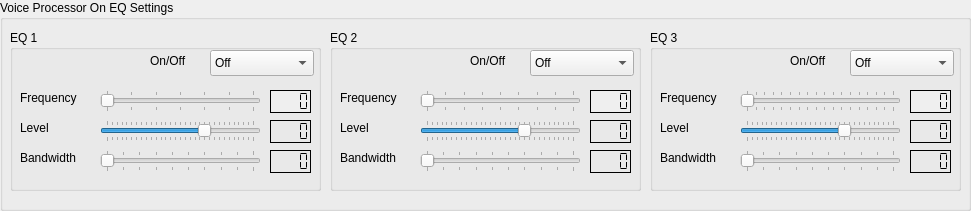
   <widget class="QGroupBox" name="ProcOffFrame_2">
    <property name="geometry">
     <rect>
      <x>10</x>
      <y>230</y>
      <width>971</width>
      <height>211</height>
     </rect>
    </property>
    <property name="title">
     <string>Voice Processor On EQ Settings</string>
    </property>
    <widget class="QGroupBox" name="ProcOffEQ1Frame_4">
     <property name="geometry">
      <rect>
       <x>10</x>
       <y>30</y>
       <width>311</width>
       <height>161</height>
      </rect>
     </property>
     <property name="styleSheet">
      <string notr="true"/>
     </property>
     <property name="title">
      <string>EQ 1</string>
     </property>
     <widget class="QLabel" name="offeq1FreqLabel_4">
      <property name="geometry">
       <rect>
        <x>10</x>
        <y>60</y>
        <width>71</width>
        <height>16</height>
       </rect>
      </property>
      <property name="text">
       <string>Frequency</string>
      </property>
     </widget>
     <widget class="QSlider" name="poneq1Freq">
      <property name="geometry">
       <rect>
        <x>90</x>
        <y>60</y>
        <width>161</width>
        <height>22</height>
       </rect>
      </property>
      <property name="minimum">
       <number>1</number>
      </property>
      <property name="maximum">
       <number>7</number>
      </property>
      <property name="pageStep">
       <number>1</number>
      </property>
      <property name="orientation">
       <enum>Qt::Horizontal</enum>
      </property>
      <property name="tickPosition">
       <enum>QSlider::TicksBothSides</enum>
      </property>
      <property name="tickInterval">
       <number>1</number>
      </property>
     </widget>
     <widget class="QLCDNumber" name="poneq1FreqLcd">
      <property name="geometry">
       <rect>
        <x>260</x>
        <y>60</y>
        <width>41</width>
        <height>23</height>
       </rect>
      </property>
      <property name="autoFillBackground">
       <bool>true</bool>
      </property>
      <property name="styleSheet">
       <string notr="true">QLCDNumber{color:rgb(0, 0, 0)}</string>
      </property>
      <property name="frameShadow">
       <enum>QFrame::Plain</enum>
      </property>
      <property name="digitCount">
       <number>4</number>
      </property>
      <property name="segmentStyle">
       <enum>QLCDNumber::Flat</enum>
      </property>
     </widget>
     <widget class="QLabel" name="offeq1LvlLabel_4">
      <property name="geometry">
       <rect>
        <x>10</x>
        <y>90</y>
        <width>71</width>
        <height>16</height>
       </rect>
      </property>
      <property name="text">
       <string>Level</string>
      </property>
     </widget>
     <widget class="QSlider" name="poneq1Level">
      <property name="geometry">
       <rect>
        <x>90</x>
        <y>90</y>
        <width>161</width>
        <height>22</height>
       </rect>
      </property>
      <property name="minimum">
       <number>-20</number>
      </property>
      <property name="maximum">
       <number>10</number>
      </property>
      <property name="pageStep">
       <number>1</number>
      </property>
      <property name="orientation">
       <enum>Qt::Horizontal</enum>
      </property>
      <property name="tickPosition">
       <enum>QSlider::TicksBothSides</enum>
      </property>
      <property name="tickInterval">
       <number>1</number>
      </property>
     </widget>
     <widget class="QLCDNumber" name="poneq1LevelLcd">
      <property name="geometry">
       <rect>
        <x>260</x>
        <y>90</y>
        <width>41</width>
        <height>23</height>
       </rect>
      </property>
      <property name="frameShadow">
       <enum>QFrame::Plain</enum>
      </property>
      <property name="digitCount">
       <number>4</number>
      </property>
      <property name="segmentStyle">
       <enum>QLCDNumber::Flat</enum>
      </property>
     </widget>
     <widget class="QLabel" name="offeq1BWLabel_4">
      <property name="geometry">
       <rect>
        <x>10</x>
        <y>120</y>
        <width>71</width>
        <height>16</height>
       </rect>
      </property>
      <property name="text">
       <string>Bandwidth</string>
      </property>
     </widget>
     <widget class="QSlider" name="poneq1Bw">
      <property name="geometry">
       <rect>
        <x>90</x>
        <y>120</y>
        <width>161</width>
        <height>22</height>
       </rect>
      </property>
      <property name="minimum">
       <number>1</number>
      </property>
      <property name="maximum">
       <number>10</number>
      </property>
      <property name="pageStep">
       <number>1</number>
      </property>
      <property name="orientation">
       <enum>Qt::Horizontal</enum>
      </property>
      <property name="tickPosition">
       <enum>QSlider::TicksBothSides</enum>
      </property>
      <property name="tickInterval">
       <number>1</number>
      </property>
     </widget>
     <widget class="QLCDNumber" name="poneq1BwLcd">
      <property name="geometry">
       <rect>
        <x>260</x>
        <y>120</y>
        <width>41</width>
        <height>23</height>
       </rect>
      </property>
      <property name="frameShadow">
       <enum>QFrame::Plain</enum>
      </property>
      <property name="digitCount">
       <number>4</number>
      </property>
      <property name="segmentStyle">
       <enum>QLCDNumber::Flat</enum>
      </property>
     </widget>
     <widget class="QComboBox" name="poneq1Control">
      <property name="geometry">
       <rect>
        <x>200</x>
        <y>20</y>
        <width>104</width>
        <height>26</height>
       </rect>
      </property>
      <item>
       <property name="text">
        <string>Off</string>
       </property>
      </item>
      <item>
       <property name="text">
        <string>On</string>
       </property>
      </item>
     </widget>
     <widget class="QLabel" name="label_4">
      <property name="geometry">
       <rect>
        <x>140</x>
        <y>20</y>
        <width>60</width>
        <height>21</height>
       </rect>
      </property>
      <property name="text">
       <string>On/Off</string>
      </property>
     </widget>
    </widget>
    <widget class="QGroupBox" name="ProcOffEQ1Frame_5">
     <property name="geometry">
      <rect>
       <x>330</x>
       <y>30</y>
       <width>311</width>
       <height>161</height>
      </rect>
     </property>
     <property name="styleSheet">
      <string notr="true"/>
     </property>
     <property name="title">
      <string>EQ 2</string>
     </property>
     <widget class="QLabel" name="offeq1FreqLabel_5">
      <property name="geometry">
       <rect>
        <x>10</x>
        <y>60</y>
        <width>71</width>
        <height>16</height>
       </rect>
      </property>
      <property name="text">
       <string>Frequency</string>
      </property>
     </widget>
     <widget class="QSlider" name="poneq2Freq">
      <property name="geometry">
       <rect>
        <x>90</x>
        <y>60</y>
        <width>161</width>
        <height>22</height>
       </rect>
      </property>
      <property name="minimum">
       <number>7</number>
      </property>
      <property name="maximum">
       <number>15</number>
      </property>
      <property name="pageStep">
       <number>1</number>
      </property>
      <property name="orientation">
       <enum>Qt::Horizontal</enum>
      </property>
      <property name="tickPosition">
       <enum>QSlider::TicksBothSides</enum>
      </property>
      <property name="tickInterval">
       <number>1</number>
      </property>
     </widget>
     <widget class="QLCDNumber" name="poneq2FreqLcd">
      <property name="geometry">
       <rect>
        <x>260</x>
        <y>60</y>
        <width>41</width>
        <height>23</height>
       </rect>
      </property>
      <property name="autoFillBackground">
       <bool>true</bool>
      </property>
      <property name="styleSheet">
       <string notr="true">QLCDNumber{color:rgb(0, 0, 0)}</string>
      </property>
      <property name="frameShadow">
       <enum>QFrame::Plain</enum>
      </property>
      <property name="digitCount">
       <number>4</number>
      </property>
      <property name="segmentStyle">
       <enum>QLCDNumber::Flat</enum>
      </property>
     </widget>
     <widget class="QLabel" name="offeq1LvlLabel_5">
      <property name="geometry">
       <rect>
        <x>10</x>
        <y>90</y>
        <width>71</width>
        <height>16</height>
       </rect>
      </property>
      <property name="text">
       <string>Level</string>
      </property>
     </widget>
     <widget class="QSlider" name="poneq2Level">
      <property name="geometry">
       <rect>
        <x>90</x>
        <y>90</y>
        <width>161</width>
        <height>22</height>
       </rect>
      </property>
      <property name="minimum">
       <number>-20</number>
      </property>
      <property name="maximum">
       <number>10</number>
      </property>
      <property name="pageStep">
       <number>1</number>
      </property>
      <property name="orientation">
       <enum>Qt::Horizontal</enum>
      </property>
      <property name="tickPosition">
       <enum>QSlider::TicksBothSides</enum>
      </property>
      <property name="tickInterval">
       <number>1</number>
      </property>
     </widget>
     <widget class="QLCDNumber" name="poneq2LevelLcd">
      <property name="geometry">
       <rect>
        <x>260</x>
        <y>90</y>
        <width>41</width>
        <height>23</height>
       </rect>
      </property>
      <property name="frameShadow">
       <enum>QFrame::Plain</enum>
      </property>
      <property name="digitCount">
       <number>4</number>
      </property>
      <property name="segmentStyle">
       <enum>QLCDNumber::Flat</enum>
      </property>
     </widget>
     <widget class="QLabel" name="offeq1BWLabel_5">
      <property name="geometry">
       <rect>
        <x>10</x>
        <y>120</y>
        <width>71</width>
        <height>16</height>
       </rect>
      </property>
      <property name="text">
       <string>Bandwidth</string>
      </property>
     </widget>
     <widget class="QSlider" name="poneq2Bw">
      <property name="geometry">
       <rect>
        <x>90</x>
        <y>120</y>
        <width>161</width>
        <height>22</height>
       </rect>
      </property>
      <property name="minimum">
       <number>1</number>
      </property>
      <property name="maximum">
       <number>10</number>
      </property>
      <property name="pageStep">
       <number>1</number>
      </property>
      <property name="orientation">
       <enum>Qt::Horizontal</enum>
      </property>
      <property name="tickPosition">
       <enum>QSlider::TicksBothSides</enum>
      </property>
      <property name="tickInterval">
       <number>1</number>
      </property>
     </widget>
     <widget class="QLCDNumber" name="poneq2BwLcd">
      <property name="geometry">
       <rect>
        <x>260</x>
        <y>120</y>
        <width>41</width>
        <height>23</height>
       </rect>
      </property>
      <property name="frameShadow">
       <enum>QFrame::Plain</enum>
      </property>
      <property name="digitCount">
       <number>4</number>
      </property>
      <property name="segmentStyle">
       <enum>QLCDNumber::Flat</enum>
      </property>
     </widget>
     <widget class="QComboBox" name="poneq2Control">
      <property name="geometry">
       <rect>
        <x>200</x>
        <y>20</y>
        <width>104</width>
        <height>26</height>
       </rect>
      </property>
      <item>
       <property name="text">
        <string>Off</string>
       </property>
      </item>
      <item>
       <property name="text">
        <string>On</string>
       </property>
      </item>
     </widget>
     <widget class="QLabel" name="label_5">
      <property name="geometry">
       <rect>
        <x>140</x>
        <y>20</y>
        <width>60</width>
        <height>21</height>
       </rect>
      </property>
      <property name="text">
       <string>On/Off</string>
      </property>
     </widget>
    </widget>
    <widget class="QGroupBox" name="ProcOffEQ1Frame_6">
     <property name="geometry">
      <rect>
       <x>650</x>
       <y>30</y>
       <width>311</width>
       <height>161</height>
      </rect>
     </property>
     <property name="styleSheet">
      <string notr="true"/>
     </property>
     <property name="title">
      <string>EQ 3</string>
     </property>
     <widget class="QLabel" name="offeq1FreqLabel_6">
      <property name="geometry">
       <rect>
        <x>10</x>
        <y>60</y>
        <width>71</width>
        <height>16</height>
       </rect>
      </property>
      <property name="text">
       <string>Frequency</string>
      </property>
     </widget>
     <widget class="QSlider" name="poneq3Freq">
      <property name="geometry">
       <rect>
        <x>90</x>
        <y>60</y>
        <width>161</width>
        <height>22</height>
       </rect>
      </property>
      <property name="minimum">
       <number>15</number>
      </property>
      <property name="maximum">
       <number>32</number>
      </property>
      <property name="pageStep">
       <number>1</number>
      </property>
      <property name="orientation">
       <enum>Qt::Horizontal</enum>
      </property>
      <property name="tickPosition">
       <enum>QSlider::TicksBothSides</enum>
      </property>
      <property name="tickInterval">
       <number>1</number>
      </property>
     </widget>
     <widget class="QLCDNumber" name="poneq3FreqLcd">
      <property name="geometry">
       <rect>
        <x>260</x>
        <y>60</y>
        <width>41</width>
        <height>23</height>
       </rect>
      </property>
      <property name="autoFillBackground">
       <bool>true</bool>
      </property>
      <property name="styleSheet">
       <string notr="true">QLCDNumber{color:rgb(0, 0, 0)}</string>
      </property>
      <property name="frameShadow">
       <enum>QFrame::Plain</enum>
      </property>
      <property name="digitCount">
       <number>4</number>
      </property>
      <property name="segmentStyle">
       <enum>QLCDNumber::Flat</enum>
      </property>
     </widget>
     <widget class="QLabel" name="offeq1LvlLabel_6">
      <property name="geometry">
       <rect>
        <x>10</x>
        <y>90</y>
        <width>71</width>
        <height>16</height>
       </rect>
      </property>
      <property name="text">
       <string>Level</string>
      </property>
     </widget>
     <widget class="QSlider" name="poneq3Level">
      <property name="geometry">
       <rect>
        <x>90</x>
        <y>90</y>
        <width>161</width>
        <height>22</height>
       </rect>
      </property>
      <property name="minimum">
       <number>-20</number>
      </property>
      <property name="maximum">
       <number>10</number>
      </property>
      <property name="pageStep">
       <number>1</number>
      </property>
      <property name="orientation">
       <enum>Qt::Horizontal</enum>
      </property>
      <property name="tickPosition">
       <enum>QSlider::TicksBothSides</enum>
      </property>
      <property name="tickInterval">
       <number>1</number>
      </property>
     </widget>
     <widget class="QLCDNumber" name="poneq3LevelLcd">
      <property name="geometry">
       <rect>
        <x>260</x>
        <y>90</y>
        <width>41</width>
        <height>23</height>
       </rect>
      </property>
      <property name="frameShadow">
       <enum>QFrame::Plain</enum>
      </property>
      <property name="digitCount">
       <number>4</number>
      </property>
      <property name="segmentStyle">
       <enum>QLCDNumber::Flat</enum>
      </property>
     </widget>
     <widget class="QLabel" name="offeq1BWLabel_6">
      <property name="geometry">
       <rect>
        <x>10</x>
        <y>120</y>
        <width>71</width>
        <height>16</height>
       </rect>
      </property>
      <property name="text">
       <string>Bandwidth</string>
      </property>
     </widget>
     <widget class="QSlider" name="poneq3Bw">
      <property name="geometry">
       <rect>
        <x>90</x>
        <y>120</y>
        <width>161</width>
        <height>22</height>
       </rect>
      </property>
      <property name="minimum">
       <number>1</number>
      </property>
      <property name="maximum">
       <number>10</number>
      </property>
      <property name="pageStep">
       <number>1</number>
      </property>
      <property name="orientation">
       <enum>Qt::Horizontal</enum>
      </property>
      <property name="tickPosition">
       <enum>QSlider::TicksBothSides</enum>
      </property>
      <property name="tickInterval">
       <number>1</number>
      </property>
     </widget>
     <widget class="QLCDNumber" name="poneq3BwLcd">
      <property name="geometry">
       <rect>
        <x>260</x>
        <y>120</y>
        <width>41</width>
        <height>23</height>
       </rect>
      </property>
      <property name="frameShadow">
       <enum>QFrame::Plain</enum>
      </property>
      <property name="digitCount">
       <number>4</number>
      </property>
      <property name="segmentStyle">
       <enum>QLCDNumber::Flat</enum>
      </property>
     </widget>
     <widget class="QComboBox" name="poneq3Control">
      <property name="geometry">
       <rect>
        <x>200</x>
        <y>20</y>
        <width>104</width>
        <height>26</height>
       </rect>
      </property>
      <item>
       <property name="text">
        <string>Off</string>
       </property>
      </item>
      <item>
       <property name="text">
        <string>On</string>
       </property>
      </item>
     </widget>
     <widget class="QLabel" name="label_6">
      <property name="geometry">
       <rect>
        <x>140</x>
        <y>20</y>
        <width>60</width>
        <height>21</height>
       </rect>
      </property>
      <property name="text">
       <string>On/Off</string>
      </property>
     </widget>
    </widget>
   </widget>
